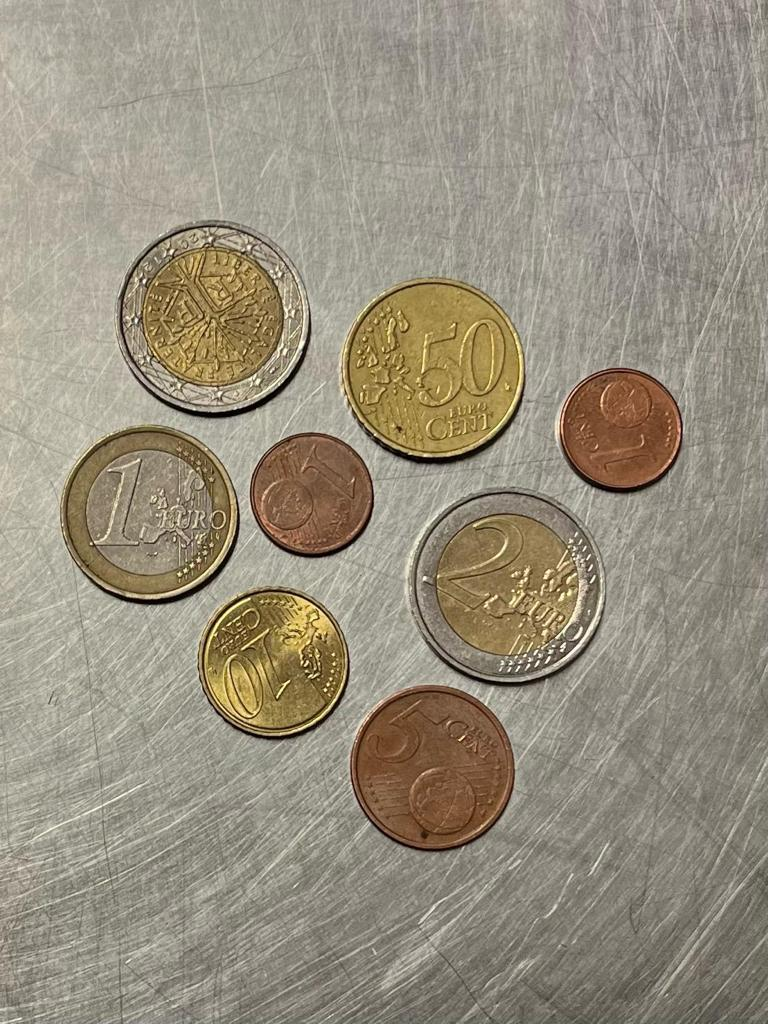
#> input picture data/Images/15.JPG, 768 x 1024 px, found by its file name
$ python Hough.py
#> lines starting #> are read from the running program, lines starting #| are printed output that depends on the picture
import cv2
import matplotlib.image as mpling
import matplotlib.pyplot as plt
import numpy as np


img=cv2.imread("C:\\Users\\simon\\OneDrive\\Bureau\\info_TD\\S6\\Image\\projet\\Images\\Images\\15.jpg",0)
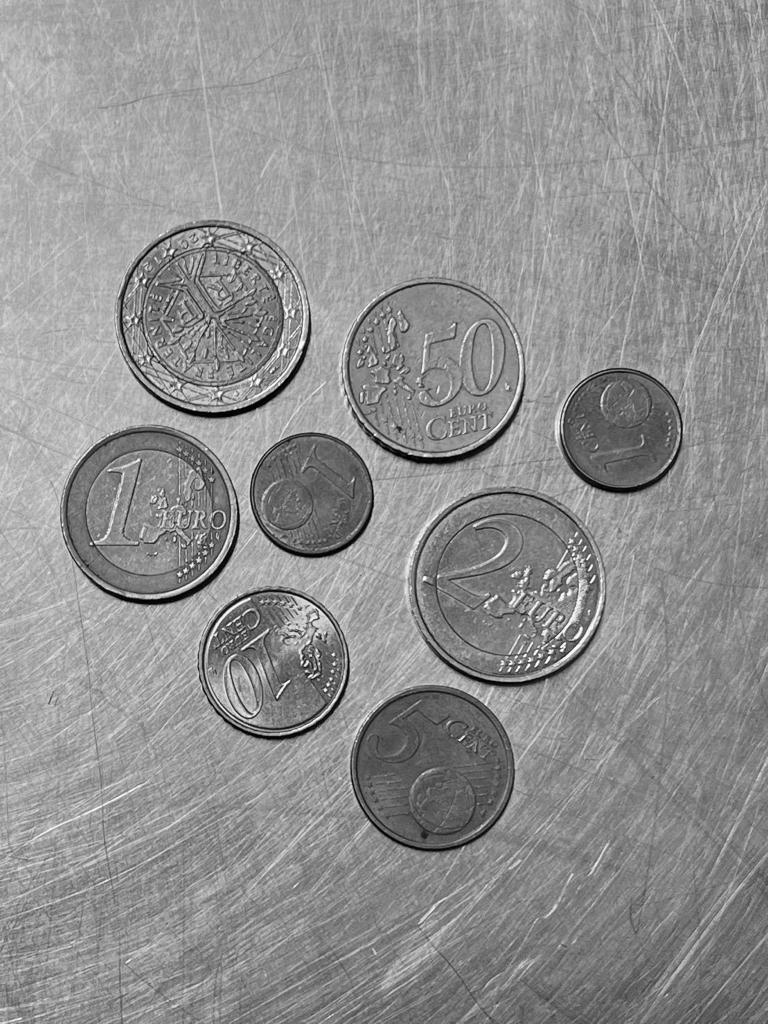
#> img: shape (1024, 768); min 0, max 255, mean 144.1
img =cv2.medianBlur(img,5)#filtre pour minimiser le bruit
cimg = cv2.cvtColor(img, cv2.COLOR_GRAY2BGR)# A VERIFIER
circles=cv2.HoughCircles(img,cv2.HOUGH_GRADIENT,3,2,param1=200,param2=60,minRadius=10,maxRadius=100)
#> circles = 2315 rows, first 8: [436.5, 370.5, 86.8], [508.5, 586.5, 94.9], [148.5, 511.5, 86.8], [274.5, 664.5, 75.4], [214.5, 319.5, 91.6], [433.5, 766.5, 81.4], [211.5, 313.5, 88.3], [277.5, 667.5, 71.5]
circles=np.uint16(np.around(circles))
#> circles = 2315 rows, first 8: [436, 370, 87], [508, 586, 95], [148, 512, 87], [274, 664, 75], [214, 320, 92], [434, 766, 81], [212, 314, 88], [278, 668, 72]

for i in circles[0,:]:
    #dessiner le contour et le centre
    cv2.circle(cimg,(i[0],i[1]),i[2],(0,255,0),2)
    cv2.circle(cimg,(i[0],i[1]),2,(0,0,255),3)
#> this loop made 2315 passes
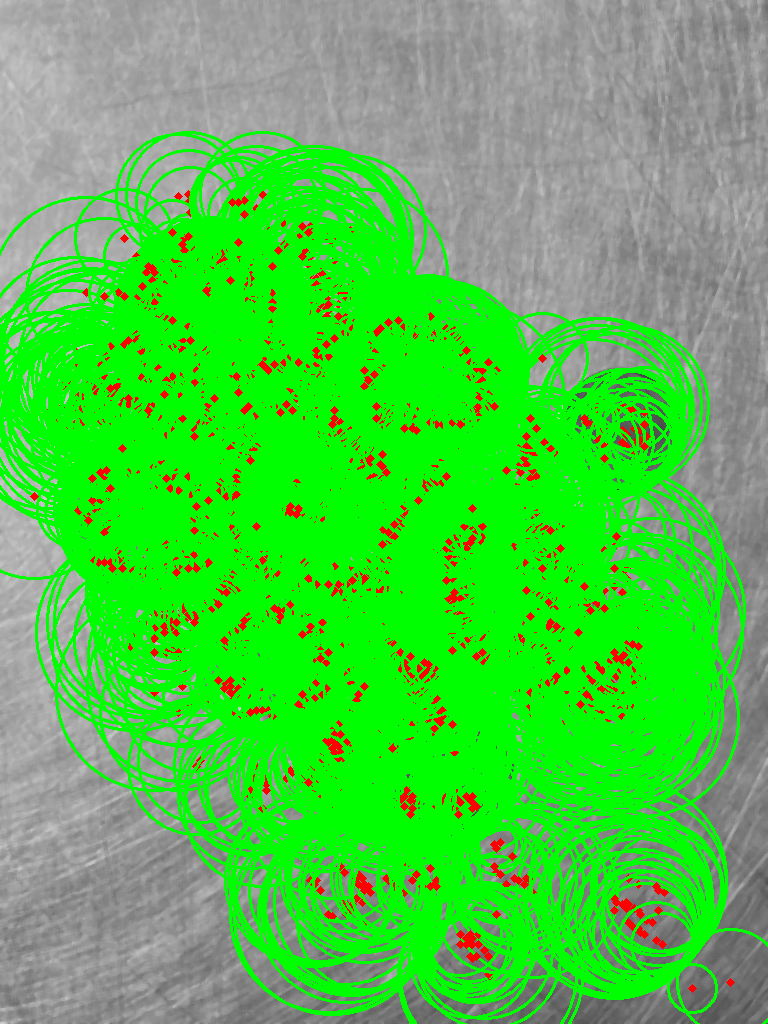
#> cimg: shape (1024, 768, 3); mean B, G, R 71.1, 198.2, 78.4

plt.imshow(cimg)
plt.show()

$ run again, with data/Images/10.JPG copied over data/Images/15.JPG
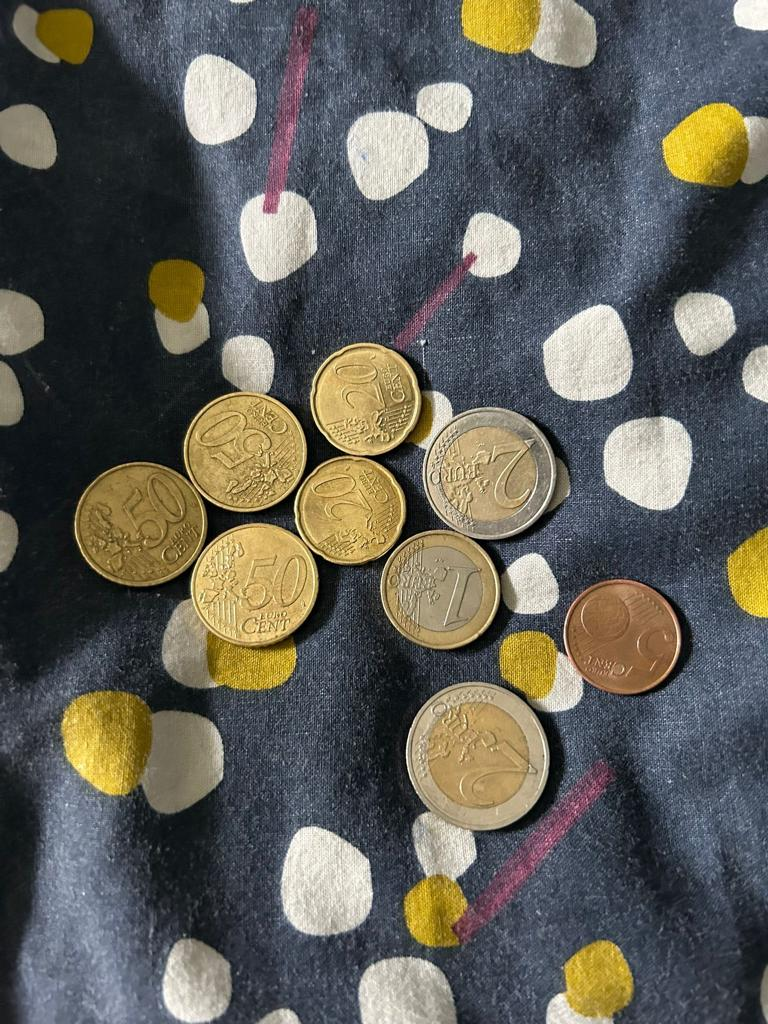
#> input picture data/Images/10.JPG, 768 x 1024 px, found by its file name
#> `img=cv2.imread("C:\\Users\\simon\\OneDrive\\Bureau\\info_TD\\S6\\Image..`:
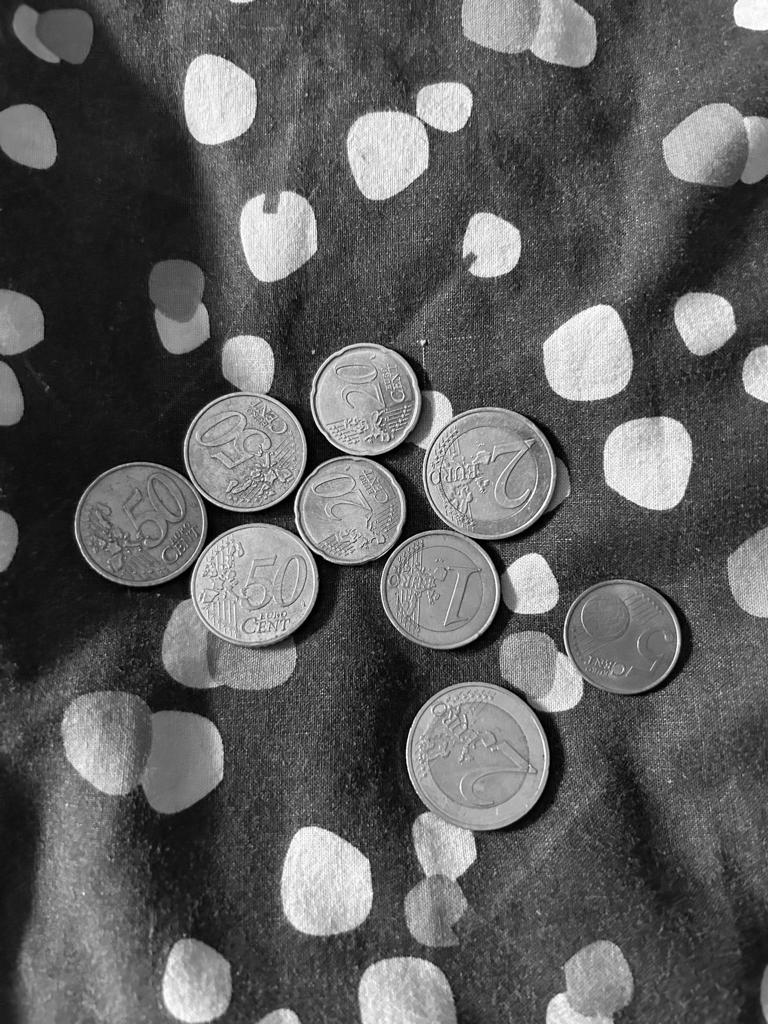
#> img: shape (1024, 768); min 0, max 255, mean 94.4
#> `circles=cv2.HoughCircles(img,cv2.HOUGH_GRADIENT,3,2,param1=200,param2=..`: circles = 937 rows, first 8: [490.5, 472.5, 65.2], [364.5, 397.5, 55.3], [478.5, 754.5, 74.8], [244.5, 448.5, 61.9], [622.5, 637.5, 58], [253.5, 583.5, 61.9], [472.5, 757.5, 75.1], [139.5, 517.5, 68.5]
#> `circles=np.uint16(np.around(circles))`: circles = 937 rows, first 8: [490, 472, 65], [364, 398, 55], [478, 754, 75], [244, 448, 62], [622, 638, 58], [254, 584, 62], [472, 758, 75], [140, 518, 68]
#> the loop `for i in circles[0,:]:` made 937 passes
#> after the loop `for i in circles[0,:]:`:
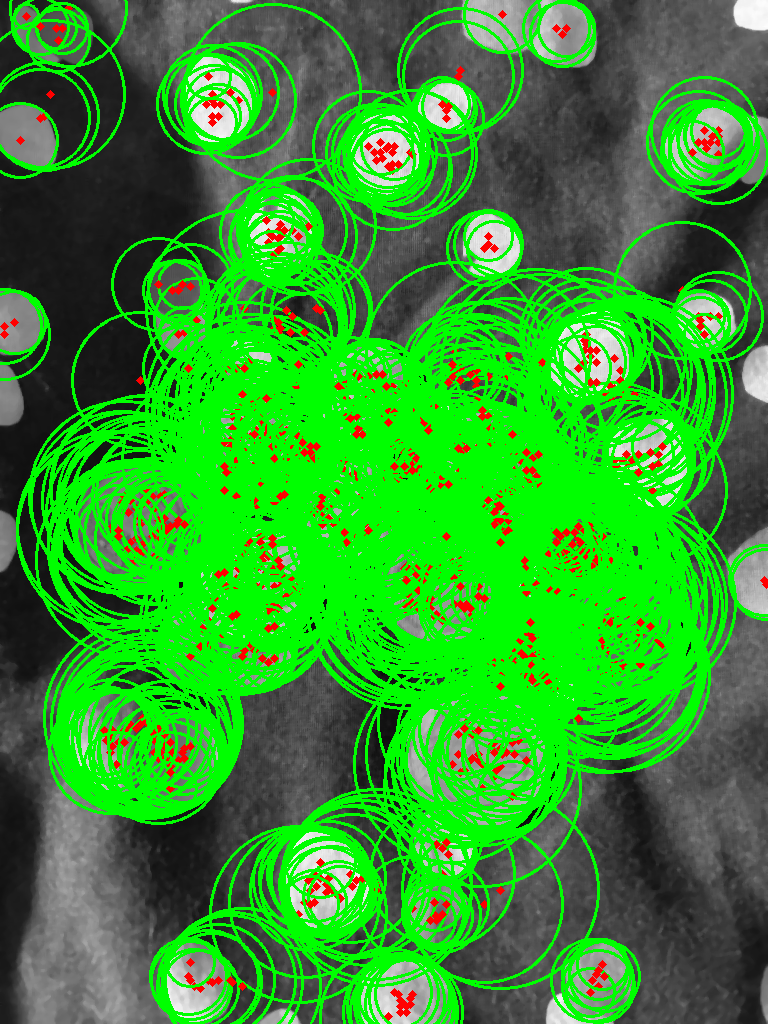
#> cimg: shape (1024, 768, 3); mean B, G, R 44.8, 152.4, 50.5

$ run again, with data/Images/100.JPG copied over data/Images/15.JPG
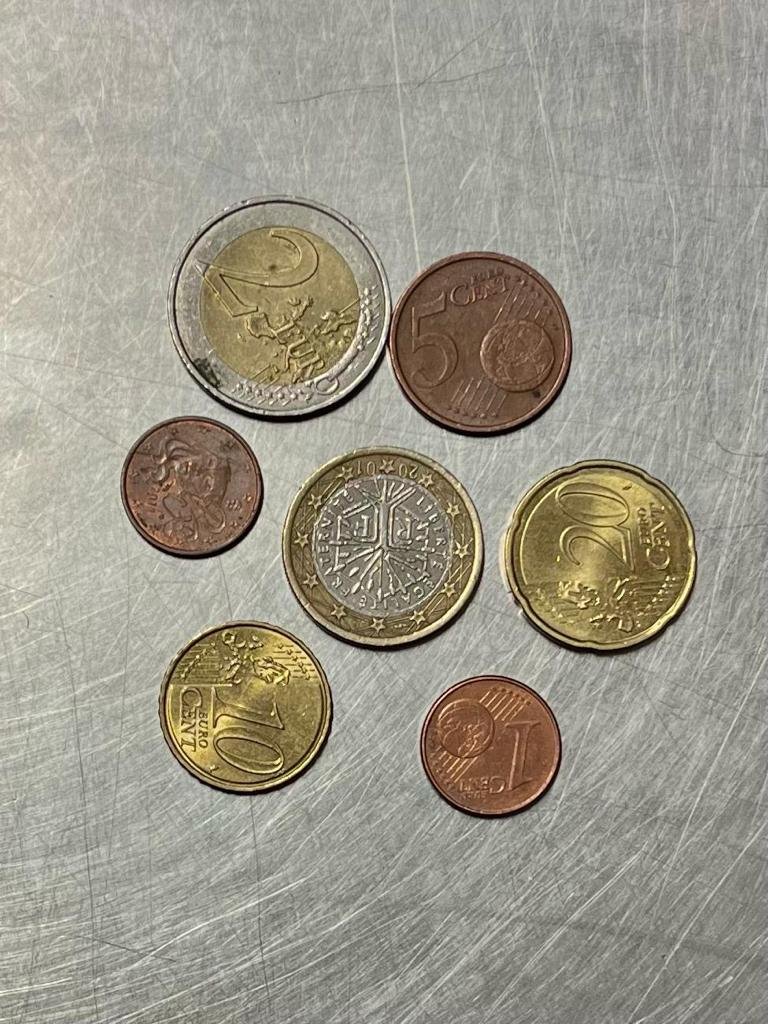
#> input picture data/Images/100.JPG, 768 x 1024 px, found by its file name
#> `img=cv2.imread("C:\\Users\\simon\\OneDrive\\Bureau\\info_TD\\S6\\Image..`:
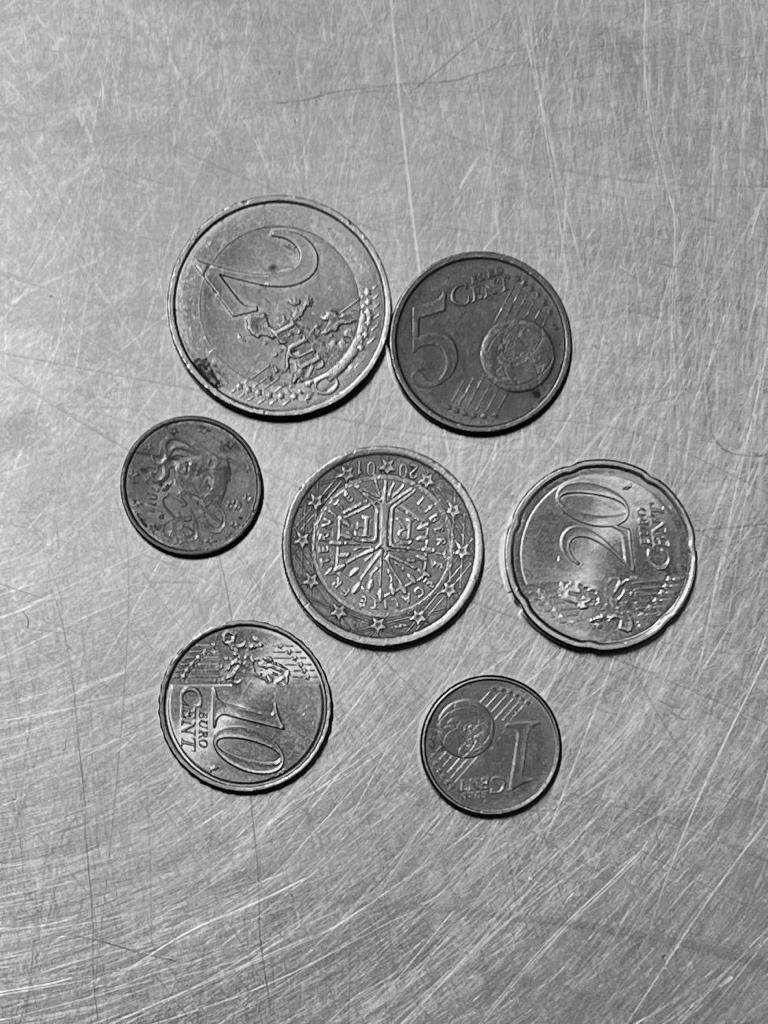
#> img: shape (1024, 768); min 0, max 255, mean 152
#> `circles=cv2.HoughCircles(img,cv2.HOUGH_GRADIENT,3,2,param1=200,param2=..`: circles = 2499 rows, first 8: [601.5, 556.5, 91.6], [382.5, 544.5, 98.2], [481.5, 343.5, 88.3], [271.5, 301.5, 98.2], [244.5, 700.5, 80.2], [250.5, 706.5, 82.6], [277.5, 298.5, 98.2], [274.5, 295.5, 98.2]
#> `circles=np.uint16(np.around(circles))`: circles = 2499 rows, first 8: [602, 556, 92], [382, 544, 98], [482, 344, 88], [272, 302, 98], [244, 700, 80], [250, 706, 83], [278, 298, 98], [274, 296, 98]
#> the loop `for i in circles[0,:]:` made 2499 passes
#> after the loop `for i in circles[0,:]:`:
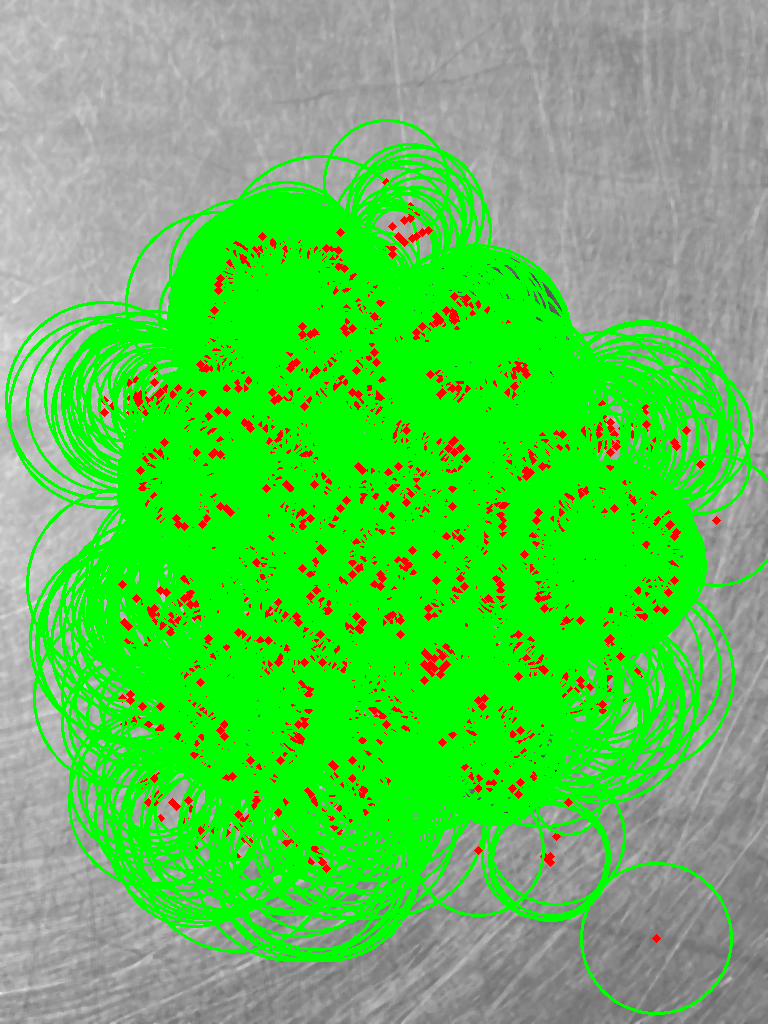
#> cimg: shape (1024, 768, 3); mean B, G, R 83.4, 198.6, 90.8
